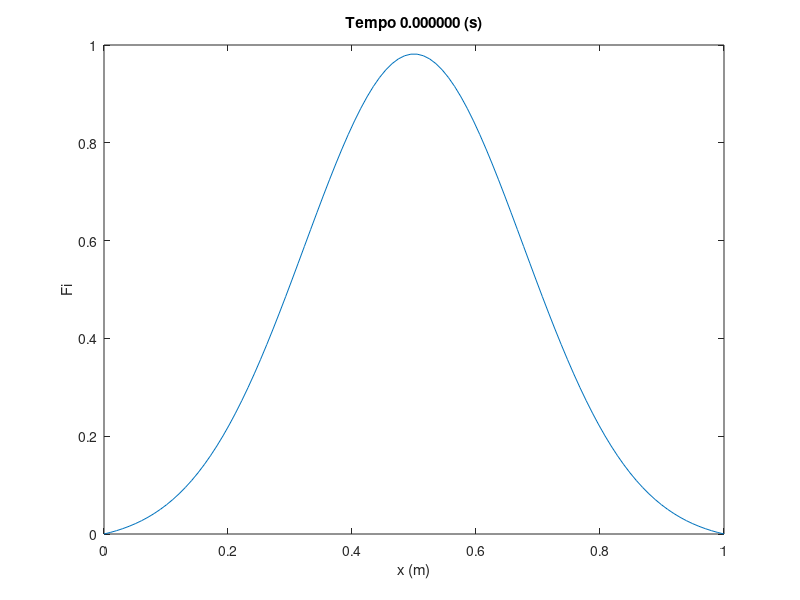

This chart was generated by the following MATLAB code: (Note: this script raises an error after producing the figure.)
clc;

clear all;

global d V

V=1;

d=0.01;

xInicio=0;

xFinal=1;

n=100;

tinicial=0;

t=tinicial;

tfinal=1;

deltaT=0.01;

X=linspace(xInicio,xFinal,n);

F=exp(-16*(X-0.5).^2)-exp(-4);

figure(1);

plot(X,F);

xlabel('x (m)');

ylabel('Fi');

str = sprintf('Tempo %f (s)',t);

title(str);

while t<=tfinal
    
    [ F ] = ciclo(F, t,X);
    
    t=t+deltaT;
    
    figure(1);
    
    plot(X,F);
    
    xlabel('x (m)');
    
    ylabel('Fi');
    
    str = sprintf('Tempo %f (s)',t);
    
    title(str);
    
    pause(deltaT*10);
    
end